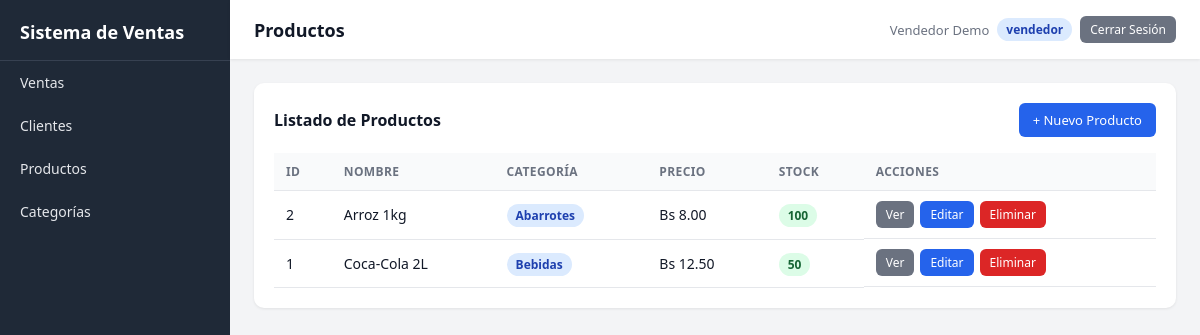
Page /index.php?c=producto&a=index (signed in) on the committed database.
### tables this page shows
CREATE TABLE productos (
    id INT AUTO_INCREMENT PRIMARY KEY,
    categoria_id INT NOT NULL,
    nombre VARCHAR(150) NOT NULL,
    precio DECIMAL(10,2) NOT NULL,
    stock INT DEFAULT 0,
    FOREIGN KEY (categoria_id) REFERENCES categorias(id)
);

CREATE TABLE categorias (
    id INT AUTO_INCREMENT PRIMARY KEY,
    nombre VARCHAR(100) NOT NULL,
    descripcion VARCHAR(255)
);

### controllers/ProductoController.php (called while the page is built, shortened)
<?php
require_once __DIR__ . '/../models/Producto.php';
class ProductoController {
    private $model, $categoria;
    public function __construct() {
        $this->model = new Producto();
    }
    public function index() {
        $productos = $this->model->allWithCategoria();
        require __DIR__ . '/../views/productos/index.php';
    }
}

### index.php (called while the page is built, shortened)
<?php
require_once __DIR__ . '/config/config.php';
require_once __DIR__ . '/config/auth.php';
$controller = $_GET['c'] ?? DEFAULT_CONTROLLER;
$action     = $_GET['a'] ?? DEFAULT_ACTION;
$publicas = ['auth'];
if (!in_array($controller, $publicas, true)) {
    $permiso = permiso_requerido($controller, $action);
    if ($permiso !== null) {
        require_permiso($permiso);
    }
}
$obj = new $class();
$obj->$action();

### config/auth.php (called while the page is built, shortened)
<?php
require_once __DIR__ . '/../models/Permiso.php';
function auth_check() {
    return !empty($_SESSION['usuario_id']);
}
function auth_user_id() {
    return $_SESSION['usuario_id'] ?? null;
}
function auth_user_name() {
    return $_SESSION['usuario_nombre'] ?? '';
}
function auth_user_role() {
    return $_SESSION['usuario_rol'] ?? '';
}
function is_admin() {
    return auth_user_role() === 'admin';
}
function can($clave) {
    static $claves = null;
    if ($claves === null) {
        $claves = (new Permiso())->clavesDeUsuario(auth_user_id());
    }
    return in_array($clave, $claves);
}
function require_permiso($clave) {
    if (!can($clave)) {
        http_response_code(403);
        die('Acceso denegado: no tienes permiso para esta sección.');
    }
}

### config/database.php (called while the page is built)
<?php
class Database {
    private static $instance = null;
    public static function getConnection() {
        if (self::$instance === null) {
            try {
                self::$instance = new PDO(
                    "mysql:host=localhost;dbname=ventas_db;charset=utf8mb4",
                    "root",
                    "",
                    [
                        PDO::ATTR_ERRMODE => PDO::ERRMODE_EXCEPTION,
                        PDO::ATTR_DEFAULT_FETCH_MODE => PDO::FETCH_ASSOC
                    ]
                );
            } catch (PDOException $e) {
                die("Error de conexión: " . $e->getMessage());
            }
        }
        return self::$instance;
    }
}

### models/BaseModel.php (called while the page is built, shortened)
<?php
require_once __DIR__ . '/../config/database.php';
abstract class BaseModel {
    public function __construct() {
        $this->db = Database::getConnection();
    }
}

### models/Permiso.php (called while the page is built, shortened)
<?php
require_once __DIR__ . '/BaseModel.php';
class Permiso extends BaseModel {
    public function clavesDeUsuario($usuario_id) {
        $stmt = $this->db->prepare(
            "SELECT p.clave
             FROM permisos p
             JOIN usuario_permisos up ON up.permiso_id = p.id
             WHERE up.usuario_id = ?"
        );
        $stmt->execute([$usuario_id]);
        return array_column($stmt->fetchAll(), 'clave');
    }
}

### config/config.php (called while the page is built, shortened)
<?php
function url($path = '') {
    return BASE_URL . ltrim($path, '/');
}

### models/Producto.php (called while the page is built, shortened)
<?php
require_once __DIR__ . '/BaseModel.php';
class Producto extends BaseModel {
    public function allWithCategoria() {
        $sql = "SELECT p.*, c.nombre AS categoria
                FROM productos p
                JOIN categorias c ON c.id = p.categoria_id
                ORDER BY p.id DESC";
        return $this->db->query($sql)->fetchAll();
    }
}

### views/productos/index.php (the view)
<?php require_once __DIR__ . '/../layout.php'; layout_head('Productos'); ?>
<div class="card">
    <div class="card-header">
        <h3>Listado de Productos</h3>
        <a class="btn" href="<?= url('index.php?c=producto&a=crear') ?>">+ Nuevo Producto</a>
    </div>
    <table>
        <thead>
            <tr>
                <th>ID</th>
                <th>Nombre</th>
                <th>Categoría</th>
                <th>Precio</th>
                <th>Stock</th>
                <th>Acciones</th>
            </tr>
        </thead>
        <tbody>
        <?php if (empty($productos)): ?>
            <tr><td colspan="6" class="empty">No hay productos registrados</td></tr>
        <?php else: foreach ($productos as $p): ?>
            <tr>
                <td><?= $p['id'] ?></td>
                <td><?= htmlspecialchars($p['nombre']) ?></td>
                <td><span class="badge badge-blue"><?= htmlspecialchars($p['categoria']) ?></span></td>
                <td>Bs <?= number_format($p['precio'], 2) ?></td>
                <td>
                    <span class="badge <?= $p['stock'] > 0 ? 'badge-green' : 'badge-red' ?>">
                        <?= (int)$p['stock'] ?>
                    </span>
                </td>
                <td class="actions">
                    <a class="btn btn-sm btn-secondary" href="<?= url('index.php?c=producto&a=ver&id=' . $p['id']) ?>">Ver</a>
                    <a class="btn btn-sm" href="<?= url('index.php?c=producto&a=editar&id=' . $p['id']) ?>">Editar</a>
                    <a class="btn btn-sm btn-danger" href="<?= url('index.php?c=producto&a=eliminar&id=' . $p['id']) ?>" onclick="return confirm('¿Eliminar este producto?')">Eliminar</a>
                </td>
            </tr>
        <?php endforeach; endif; ?>
        </tbody>
    </table>
</div>
<?php layout_foot(); ?>

### views/layout.php (shortened to what this page needs)
<?php
require_once __DIR__ . '/../config/config.php';
require_once __DIR__ . '/../config/auth.php';
function layout_head($title = 'Sistema de Ventas') {
?>
<!DOCTYPE html>
<html lang="es">
<head>
</head>
<body>
<aside class="sidebar">
    <h2><?= APP_NAME ?></h2>
    <nav>
        <?php if (can('ventas.ver')): ?>
            <a href="<?= url('index.php?c=venta&a=index') ?>">Ventas</a>
        <?php endif; ?>
        <?php if (can('clientes.ver')): ?>
            <a href="<?= url('index.php?c=cliente&a=index') ?>">Clientes</a>
        <?php endif; ?>
        <?php if (can('productos.ver')): ?>
            <a href="<?= url('index.php?c=producto&a=index') ?>">Productos</a>
        <?php endif; ?>
        <?php if (can('categorias.ver')): ?>
            <a href="<?= url('index.php?c=categoria&a=index') ?>">Categorías</a>
        <?php endif; ?>
    </nav>
</aside>
<div class="main">
    <header class="topbar">
        <h1><?= htmlspecialchars($title) ?></h1>
        <span class="user">
            <?= htmlspecialchars(auth_user_name()) ?>
            <span class="badge <?= is_admin() ? 'badge-red' : 'badge-blue' ?>"><?= htmlspecialchars(auth_user_role()) ?></span>
            <a class="btn btn-sm btn-secondary" href="<?= url('index.php?c=auth&a=salir') ?>">Cerrar Sesión</a>
        </span>
    </header>
    <div class="content">
<?php
}
function layout_foot() {
?>
    </div>
</div>
</body>
</html>
<?php
}

### views/layout.php (style rules this page uses)
:root { --sidebar: #1f2937; --sidebar-hover: #374151; --primary: #2563eb; --bg: #f3f4f6; --card: #ffffff; --text: #111827; --muted: #6b7280; --green: #16a34a; --red: #dc2626; --yellow: #d97706; }
* { box-sizing: border-box; }
body { margin: 0; font-family: 'Segoe UI', Roboto, Arial, sans-serif; background: var(--bg); color: var(--text); display: flex; min-height: 100vh; }
a { text-decoration: none; color: inherit; }
.sidebar { width: 230px; background: var(--sidebar); color: #e5e7eb; flex-shrink: 0; padding: 20px 0; }
.sidebar h2 { font-size: 18px; padding: 0 20px 16px; margin: 0; color: #fff; border-bottom: 1px solid #374151; }
.sidebar nav a { display: block; padding: 12px 20px; font-size: 14px; transition: .2s; }
.main { flex: 1; display: flex; flex-direction: column; min-width: 0; }
.topbar { background: #fff; padding: 16px 24px; display: flex; justify-content: space-between; align-items: center; box-shadow: 0 1px 3px rgba(0,0,0,.08); }
.topbar h1 { font-size: 18px; margin: 0; }
.topbar .user { font-size: 13px; color: var(--muted); display: flex; align-items: center; gap: 8px; }
.content { padding: 24px; flex: 1; }
.card { background: var(--card); border-radius: 10px; padding: 20px; box-shadow: 0 1px 3px rgba(0,0,0,.08); margin-bottom: 20px; }
.card-header { display: flex; justify-content: space-between; align-items: center; margin-bottom: 16px; }
.card-header h3 { margin: 0; font-size: 16px; }
table { width: 100%; border-collapse: collapse; font-size: 14px; }
th, td { padding: 10px 12px; text-align: left; border-bottom: 1px solid #e5e7eb; }
th { background: #f9fafb; color: var(--muted); text-transform: uppercase; font-size: 12px; letter-spacing: .4px; }
.btn { display: inline-block; padding: 8px 14px; border-radius: 6px; border: none; font-size: 13px; cursor: pointer; background: var(--primary); color: #fff; transition: .2s; }
.btn-sm { padding: 5px 10px; font-size: 12px; }
.btn-danger { background: var(--red); }
.btn-secondary { background: #6b7280; }
.badge { padding: 3px 9px; border-radius: 999px; font-size: 12px; font-weight: 600; }
.badge-blue { background: #dbeafe; color: #1e40af; }
.badge-green { background: #dcfce7; color: #166534; }
.actions { display: flex; gap: 6px; }

### rows in the picture
productos: id "2", nombre "Arroz 1kg", categoria.nombre "Abarrotes", precio "8.00", stock "100"
productos: id "1", nombre "Coca-Cola 2L", categoria.nombre "Bebidas", precio "12.50", stock "50"

### other values in the picture
APP_NAME "Sistema de Ventas"
$title "Productos"
auth_user_name() "Vendedor Demo"
auth_user_role() "vendedor"
